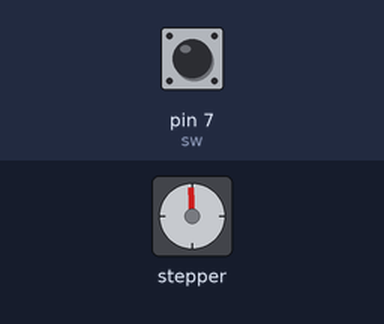
This sketch was run on a simulated Arduino Uno, built with avr-gcc and run on an emulated ATmega328P. Shown: stepper motor. Inputs (shaded band) come from the test bench; at power-on: pin 7 (sw) HIGH. Stepper angles assume 2048 steps per turn.

Above: at 0.05 s.
At 2.95 s:
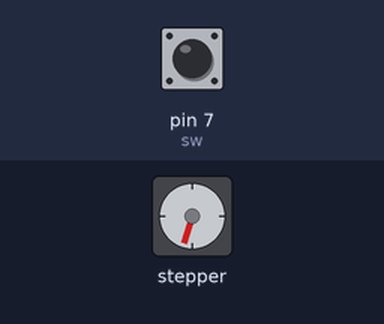
At 5.9 s:
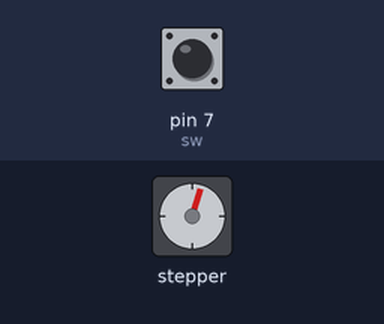
At 11.75 s:
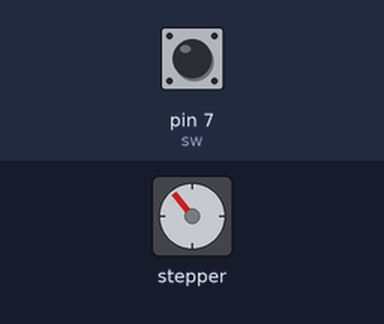
Timing chart, 0 to 15.8 s (numbered marks = the images above):
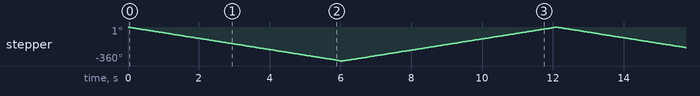

Measured:
- by itself, stepper: turns 360° counter-clockwise in 6.0 s, then 360° clockwise in 6.0 s, repeating every 12.1 s

The sketch:

Stepper_Motor.ino
```cpp
#include <Stepper.h>
int stprev = 2048;
Stepper mystep (stprev, 8,9,10,11);
int sped = 10;
int sw = 7;
int swold = 1;
int swnew = 1;
int dir = 1;

void setup() {
  // put your setup code here, to run once:
Serial.begin (9600);
mystep.setSpeed (sped);
pinMode (sw, INPUT);
digitalWrite (sw, HIGH);
}

void loop() {
  // put your main code here, to run repeatedly:
swnew = digitalRead (sw);
 if ( swold == 1 && swnew == 1) {
  dir = dir * (-1);
 }
   mystep.step(dir*stprev);

 swnew = swold;
}
```
